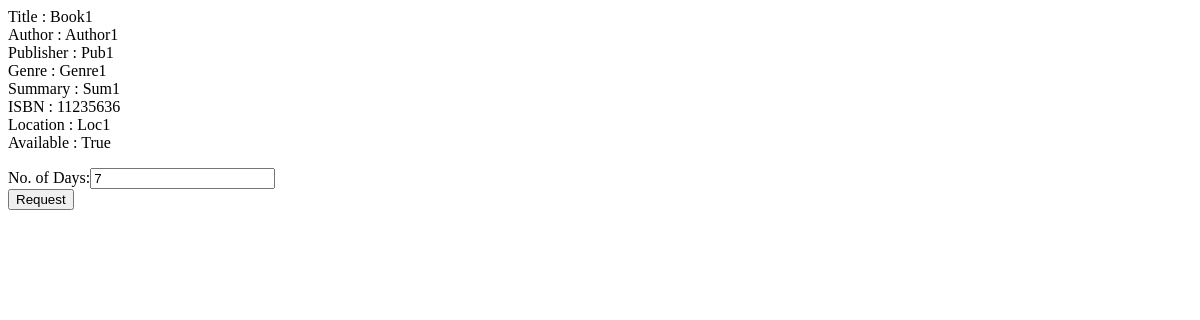
Before: /3 with the older database file.
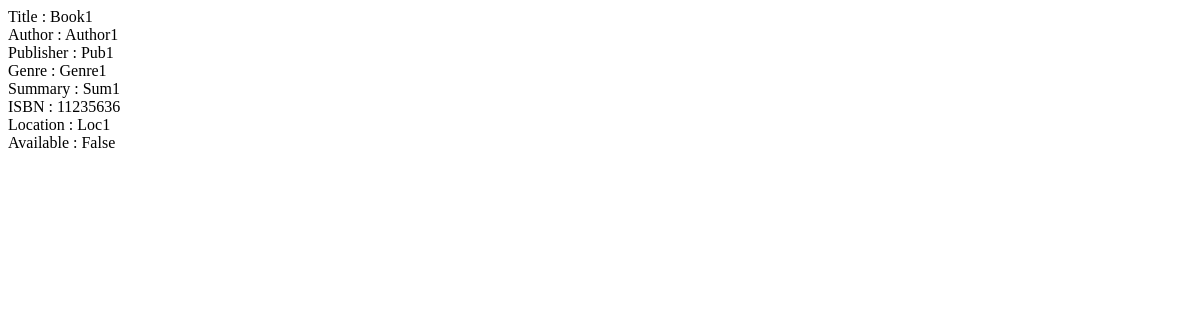
After: the same page with the newer database file.
### main/models.py (models this page shows, shortened)
class Book(models.Model):
    title = models.CharField(max_length = 200)
    author = models.CharField(max_length = 200)
    publisher = models.CharField(max_length = 200)
    genre = models.CharField(max_length = 200)
    summary = models.CharField(max_length = 1000)
    isbn = models.CharField(max_length = 200)
    location = models.CharField(max_length = 200)
    availability = models.BooleanField()
    status = models.CharField(max_length = 10, default = 'returned')

### main/views.py (the view)
# urls.py: path("<int:id>", views.index, name="index"),
def index(response, id):
	book = Book.objects.get(id=id)
	if response.method == "POST":
		form = BorrowRequest(response.POST)
		if form.is_valid():
			t = form.cleaned_data['time']
			req = Request(book = book, status = 'Pending', r_date = datetime.date.today(), d_date = datetime.date.today() + datetime.timedelta(t) )
			req.save()
			response.user.request.add(req)
		'''
		if response.POST.get("request"):
			t = response.POST.get("time")
			print(t)
			print(response.user)
		'''
	else:
		form = BorrowRequest()
	return render(response, "main/book.html", {"book":book , "form":form})

### main/forms.py
class BorrowRequest(forms.Form):
    time = forms.IntegerField(label = 'No. of Days', initial = 7)

### main/templates/main/book.html (shortened to what this page needs)
{% extends "main/base.html" %}
{% block content %}
<div>
    <p>
        Title : {{book.title}} <br>
        Author : {{book.author}} <br>
        Publisher : {{book.publisher}} <br>
        Genre : {{book.genre}} <br>
        Summary : {{book.summary}} <br>
        ISBN : {{book.isbn}} <br>
        Location : {{book.location}} <br>
        Available : {{book.availability}} <br>
    </p>
</div>
<div>
    {% if book.availability %}
    <form method="post" action="#">
        <div>
            {{form}}
            <div>
                <button name="request" value = "request" type="submit">Request</button>
            </div>
        </div>
    </form>
    {% endif %}
</div>
{% endblock %}

Changed rows visible on the page:
changed Book "Book1": availability "True" → "False"
Other visible differences:
form field time: "7" → (not shown)
text no longer shown: "No. of Days: Request"
